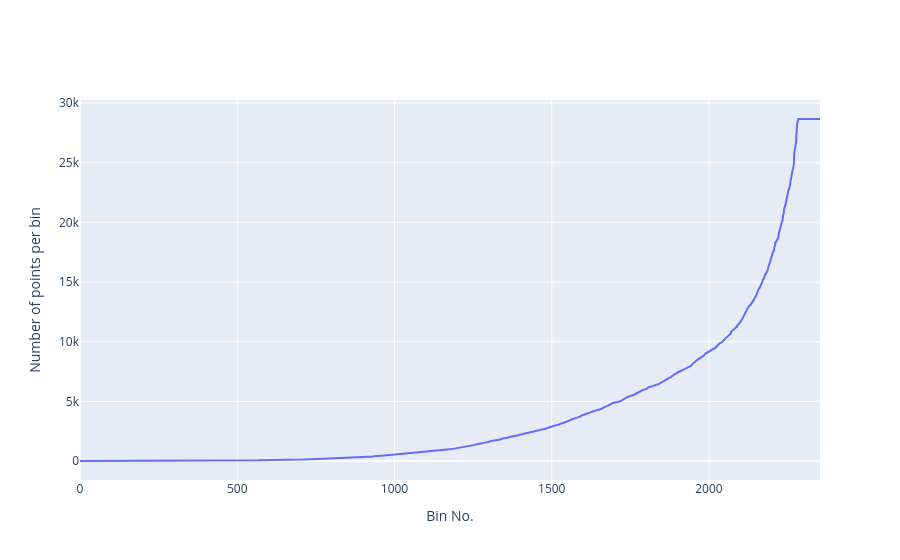

Notebook code for this chart:
### Code cell
_ = profileNo_vs_xy_bins(df_sampled, n_x_bins=100, n_y_bins=100, show_threshold=False, threshold_quantile=0.95, projection='npstere')

### Figure 1 — Plotly figure (JSON) as saved in the notebook; plotly's stock layout.template omitted (floating-point values rounded to 4 significant figures; data arrays with more than 128 entries replaced by an {"elided": "..."} marker saying what was removed)
{"data": [{"type": "scatter", "x": {"elided": "2354 int values"}, "y": {"elided": "2354 int values"}}], "layout": {"xaxis": {"title": {"text": "Bin No."}}, "yaxis": {"title": {"text": "Number of points per bin"}}}}
